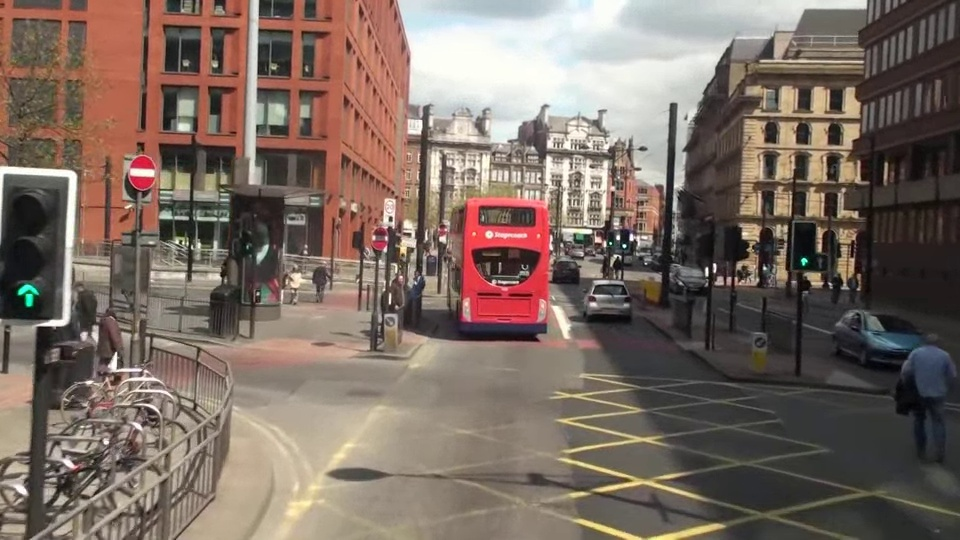
#> input picture IMG/mot_color70.jpg, 960 x 540 px, found by its file name
$ python 'HW_6(1).py'
#> lines starting #> are read from the running program, lines starting #| are printed output that depends on the picture
import cv2 as cv
import matplotlib.pyplot as plt

img = cv.imread('IMG/mot_color70.jpg')
#> img is the input picture: shape (540, 960, 3); mean B, G, R 98.4, 107.7, 123.2
gray = cv.cvtColor(img, cv.COLOR_BGR2GRAY)
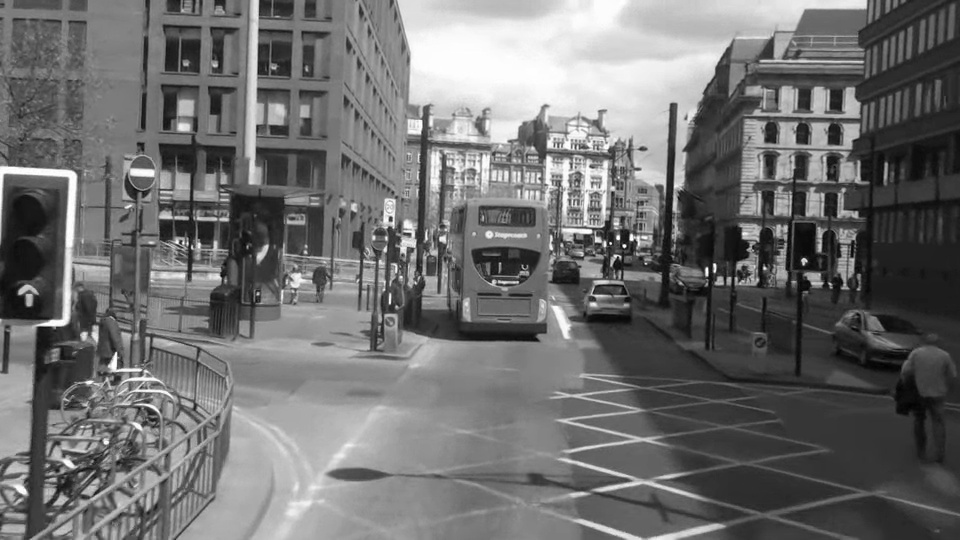
#> gray: shape (540, 960); min 1, max 255, mean 111.3

sift = cv.SIFT_create(0, 3, 0.1, 10, 2) # SIFT 객체 생성성
kp, des = sift.detectAndCompute(gray, None)  # 키 포인트 검출 및 서술자 계산
#> kp = 1306 keypoints; strongest (x, y, size): (624, 246, 2.5), (618, 238, 3.1), (804, 261, 4.3), (707, 269, 2.6)

gray = cv.drawKeypoints(gray, kp, None, flags = cv.DRAW_MATCHES_FLAGS_DRAW_RICH_KEYPOINTS)  # 키포인트 그리기
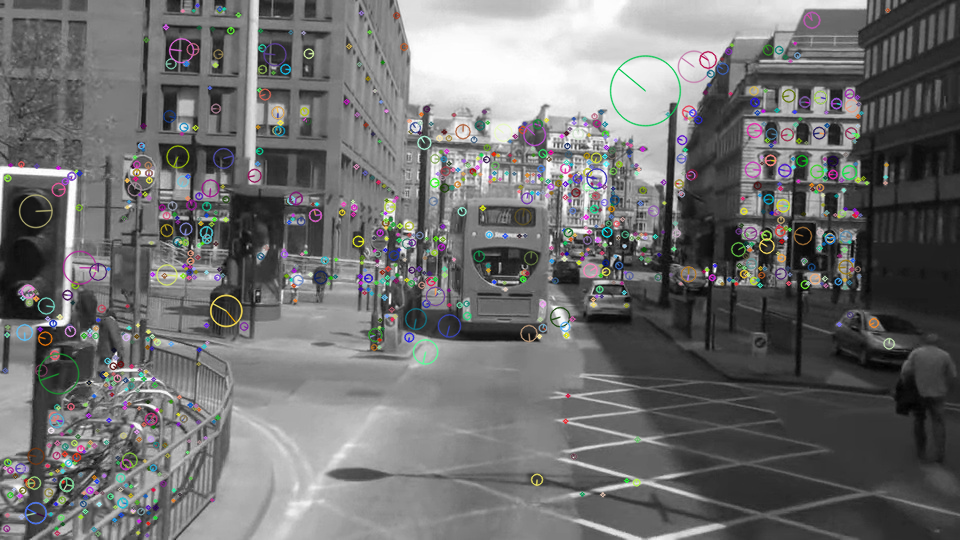
#> gray: shape (540, 960, 3); mean of channels 0, 1, 2 111.6, 111.6, 111.6; drawn as B, G, R

# 원본 이미지
plt.subplot(1, 2, 1)
plt.imshow(cv.cvtColor(img, cv.COLOR_BGR2RGB))
plt.title("Original Image")
plt.axis('off')

# 특징점 검출 이미지
plt.subplot(1, 2, 2)
plt.imshow(cv.cvtColor(gray, cv.COLOR_BGR2RGB))
plt.title("SIFT")
plt.axis('off')

plt.tight_layout()
plt.show()
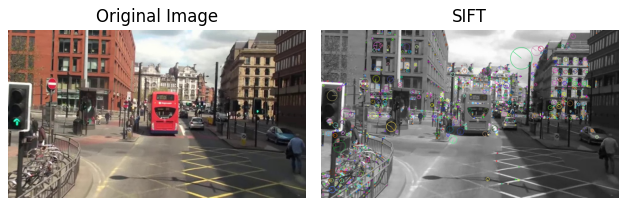
#> figure drawn by matplotlib, 2 panels

$ run again, with IMG/mot_color83.jpg copied over IMG/mot_color70.jpg
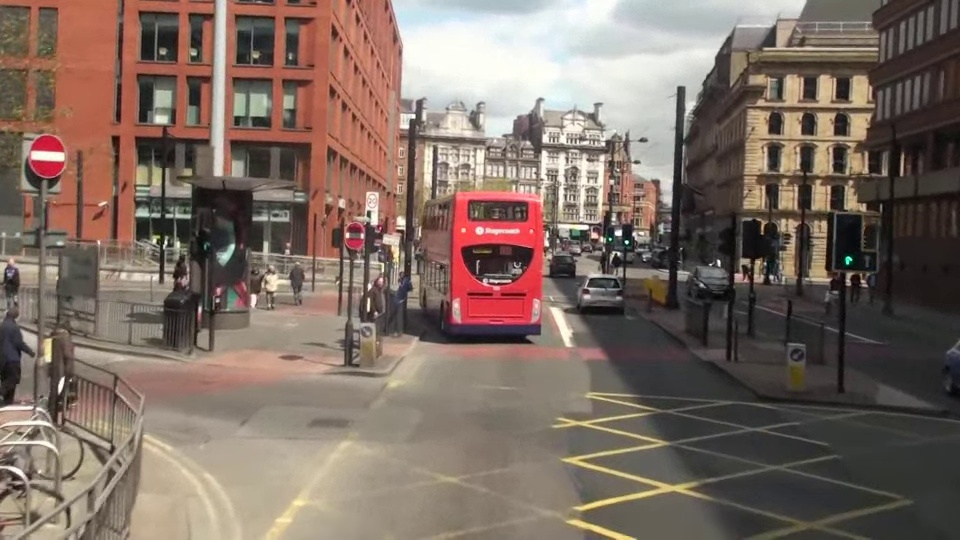
#> input picture IMG/mot_color83.jpg, 960 x 540 px, found by its file name
#> img is the input picture: shape (540, 960, 3); mean B, G, R 99.1, 108.8, 125.8
#> `gray = cv.cvtColor(img, cv.COLOR_BGR2GRAY)`:
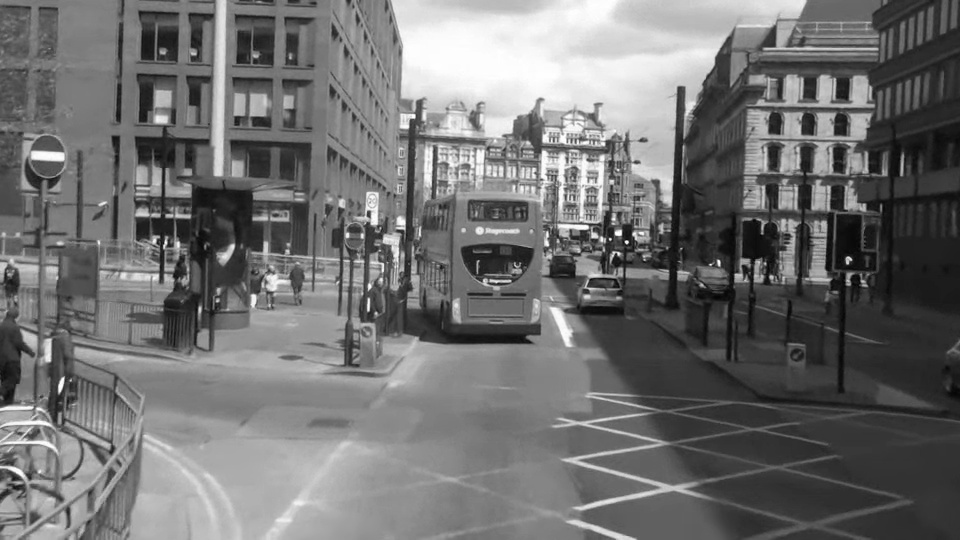
#> gray: shape (540, 960); min 1, max 255, mean 112.8
#> kp = 1051 keypoints; strongest (x, y, size): (627, 242, 2.5), (618, 233, 4.8), (848, 260, 4.9), (719, 262, 2.8)
#> `plt.show()`:
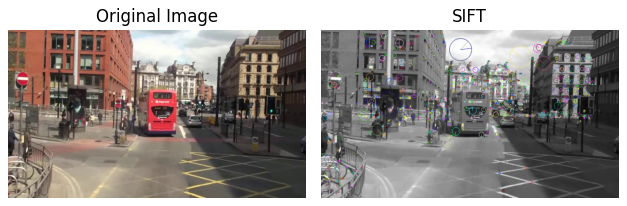
#> figure drawn by matplotlib, 2 panels

$ run again, with IMG/coffee cup.JPG copied over IMG/mot_color70.jpg
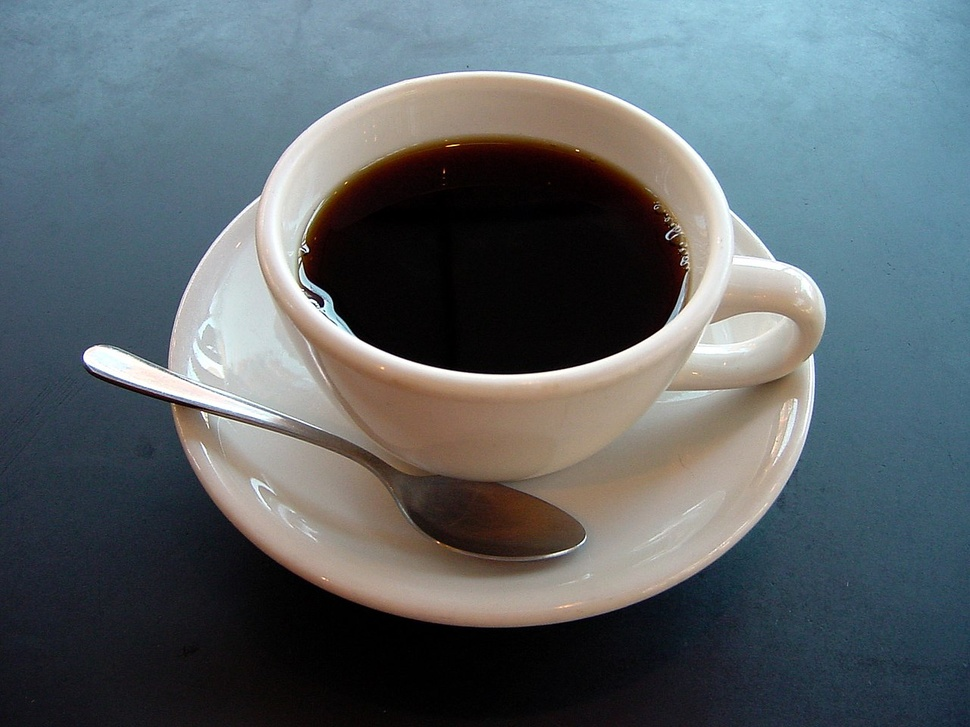
#> input picture IMG/coffee cup.JPG, 970 x 727 px, shrunk from 1280 x 960 before the run, found by its file name
#> img is the input picture: shape (727, 970, 3); mean B, G, R 105.3, 100.9, 92.1
#> `gray = cv.cvtColor(img, cv.COLOR_BGR2GRAY)`:
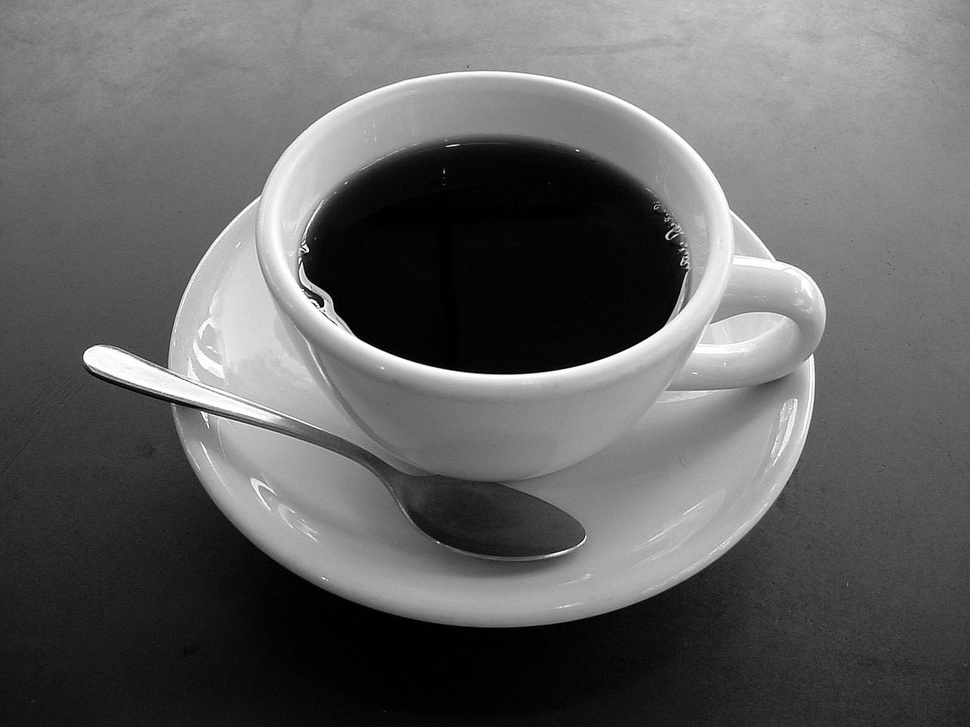
#> gray: shape (727, 970); min 0, max 255, mean 98.8
#> kp = 37 keypoints; strongest (x, y, size): (322, 305, 3.4), (104, 359, 22.1), (305, 246, 2.4), (306, 289, 3.3)
#> `plt.show()`:
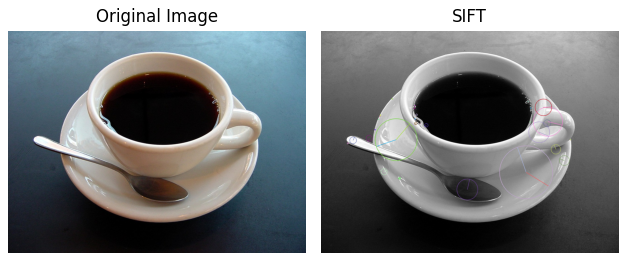
#> figure drawn by matplotlib, 2 panels

$ run again, with IMG/dabotop.jpg copied over IMG/mot_color70.jpg
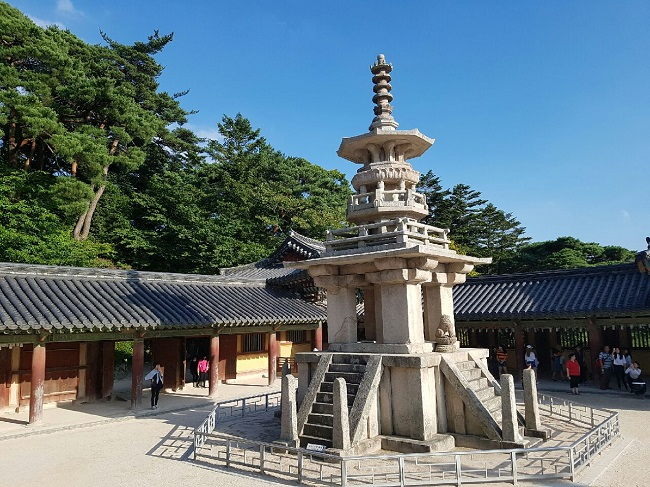
#> input picture IMG/dabotop.jpg, 650 x 487 px, found by its file name
#> img is the input picture: shape (487, 650, 3); mean B, G, R 123.4, 116.1, 96.8
#> `gray = cv.cvtColor(img, cv.COLOR_BGR2GRAY)`:
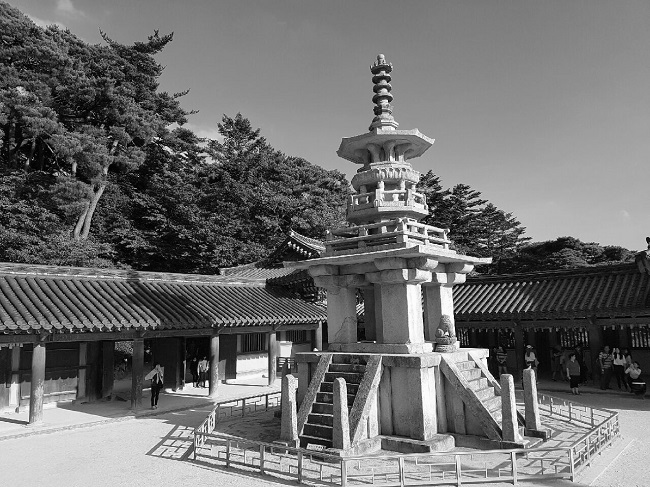
#> gray: shape (487, 650); min 0, max 255, mean 111.2
#> kp = 857 keypoints; strongest (x, y, size): (207, 382, 2.7), (488, 260, 4.7), (408, 226, 2.4), (169, 390, 3.5)
#> `plt.show()`:
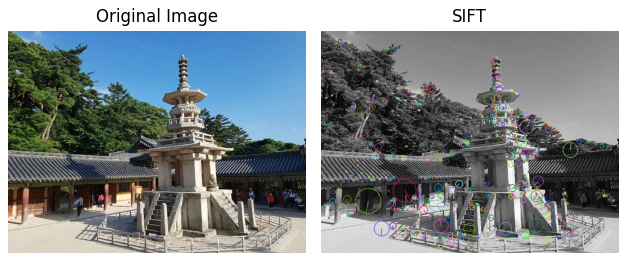
#> figure drawn by matplotlib, 2 panels
